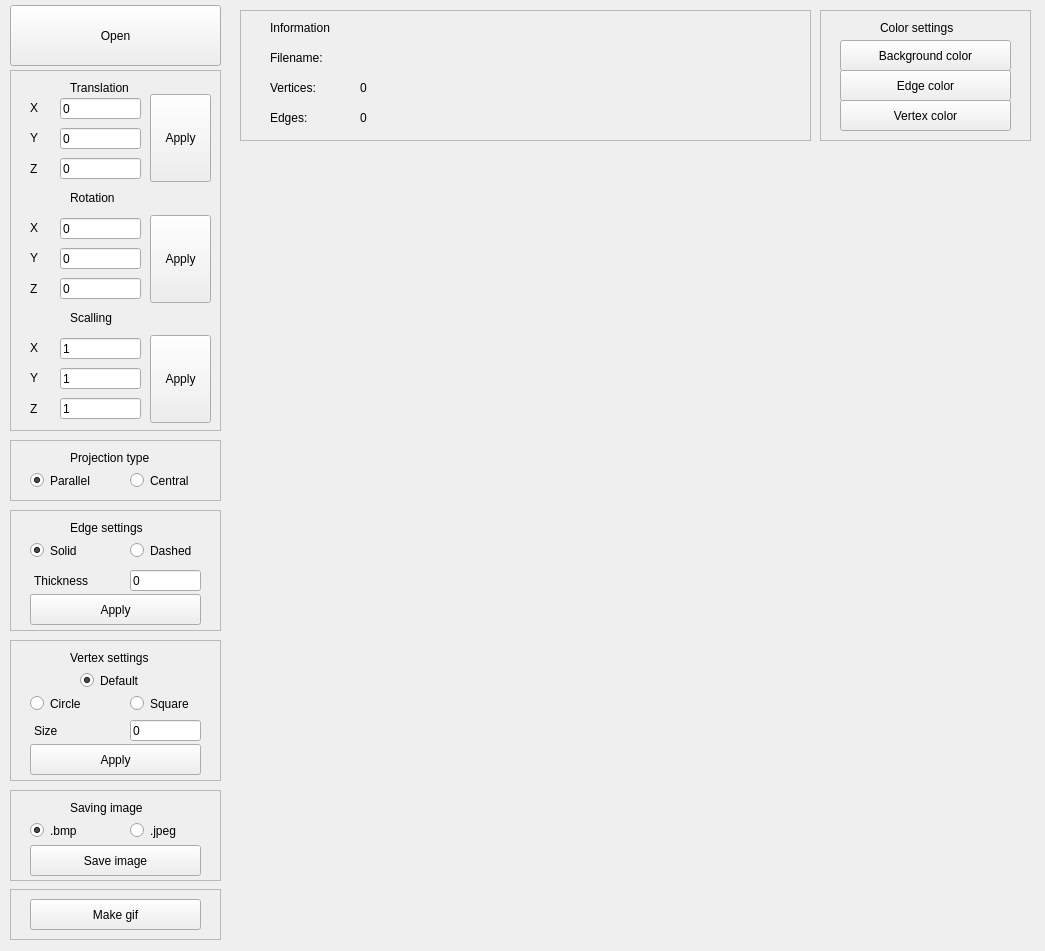
<?xml version="1.0" encoding="UTF-8"?>
<ui version="4.0">
 <class>MainWindow</class>
 <widget class="QMainWindow" name="MainWindow">
  <property name="geometry">
   <rect>
    <x>0</x>
    <y>0</y>
    <width>1045</width>
    <height>951</height>
   </rect>
  </property>
  <property name="minimumSize">
   <size>
    <width>1045</width>
    <height>951</height>
   </size>
  </property>
  <property name="maximumSize">
   <size>
    <width>1045</width>
    <height>951</height>
   </size>
  </property>
  <property name="windowTitle">
   <string>3D Viewer</string>
  </property>
  <property name="styleSheet">
   <string notr="true"/>
  </property>
  <widget class="QWidget" name="centralwidget">
   <widget class="QPushButton" name="open_button">
    <property name="geometry">
     <rect>
      <x>10</x>
      <y>5</y>
      <width>211</width>
      <height>61</height>
     </rect>
    </property>
    <property name="text">
     <string>Open</string>
    </property>
   </widget>
   <widget class="QFrame" name="changes">
    <property name="geometry">
     <rect>
      <x>10</x>
      <y>70</y>
      <width>211</width>
      <height>361</height>
     </rect>
    </property>
    <property name="styleSheet">
     <string notr="true"/>
    </property>
    <property name="frameShape">
     <enum>QFrame::StyledPanel</enum>
    </property>
    <property name="frameShadow">
     <enum>QFrame::Raised</enum>
    </property>
    <widget class="QLabel" name="translation_label">
     <property name="geometry">
      <rect>
       <x>60</x>
       <y>10</y>
       <width>81</width>
       <height>16</height>
      </rect>
     </property>
     <property name="text">
      <string>Translation</string>
     </property>
    </widget>
    <widget class="QLabel" name="rotation_label">
     <property name="geometry">
      <rect>
       <x>60</x>
       <y>120</y>
       <width>81</width>
       <height>16</height>
      </rect>
     </property>
     <property name="text">
      <string>Rotation</string>
     </property>
    </widget>
    <widget class="QLabel" name="scalling_label">
     <property name="geometry">
      <rect>
       <x>60</x>
       <y>240</y>
       <width>81</width>
       <height>16</height>
      </rect>
     </property>
     <property name="text">
      <string>Scalling</string>
     </property>
    </widget>
    <widget class="QLineEdit" name="scale_x_lineEdit">
     <property name="geometry">
      <rect>
       <x>50</x>
       <y>268</y>
       <width>81</width>
       <height>21</height>
      </rect>
     </property>
     <property name="text">
      <string>1</string>
     </property>
    </widget>
    <widget class="QLineEdit" name="scale_y_lineEdit">
     <property name="geometry">
      <rect>
       <x>50</x>
       <y>298</y>
       <width>81</width>
       <height>21</height>
      </rect>
     </property>
     <property name="text">
      <string>1</string>
     </property>
    </widget>
    <widget class="QLineEdit" name="scale_z_lineEdit">
     <property name="geometry">
      <rect>
       <x>50</x>
       <y>328</y>
       <width>81</width>
       <height>21</height>
      </rect>
     </property>
     <property name="text">
      <string>1</string>
     </property>
    </widget>
    <widget class="QPushButton" name="scale_pushButton">
     <property name="geometry">
      <rect>
       <x>140</x>
       <y>265</y>
       <width>61</width>
       <height>88</height>
      </rect>
     </property>
     <property name="text">
      <string>Apply</string>
     </property>
    </widget>
    <widget class="QLabel" name="scale_z_label">
     <property name="geometry">
      <rect>
       <x>20</x>
       <y>331</y>
       <width>16</width>
       <height>16</height>
      </rect>
     </property>
     <property name="text">
      <string>Z</string>
     </property>
    </widget>
    <widget class="QLabel" name="scale_y_label">
     <property name="geometry">
      <rect>
       <x>20</x>
       <y>300</y>
       <width>16</width>
       <height>16</height>
      </rect>
     </property>
     <property name="text">
      <string>Y</string>
     </property>
    </widget>
    <widget class="QLabel" name="scale_x_label">
     <property name="geometry">
      <rect>
       <x>20</x>
       <y>270</y>
       <width>16</width>
       <height>16</height>
      </rect>
     </property>
     <property name="text">
      <string>X</string>
     </property>
    </widget>
    <widget class="QLineEdit" name="rotate_x_lineEdit">
     <property name="geometry">
      <rect>
       <x>50</x>
       <y>148</y>
       <width>81</width>
       <height>21</height>
      </rect>
     </property>
     <property name="text">
      <string>0</string>
     </property>
    </widget>
    <widget class="QLineEdit" name="rotate_y_lineEdit">
     <property name="geometry">
      <rect>
       <x>50</x>
       <y>178</y>
       <width>81</width>
       <height>21</height>
      </rect>
     </property>
     <property name="text">
      <string>0</string>
     </property>
    </widget>
    <widget class="QLabel" name="rotate_y_label">
     <property name="geometry">
      <rect>
       <x>20</x>
       <y>180</y>
       <width>16</width>
       <height>16</height>
      </rect>
     </property>
     <property name="text">
      <string>Y</string>
     </property>
    </widget>
    <widget class="QLineEdit" name="rotate_z_lineEdit">
     <property name="geometry">
      <rect>
       <x>50</x>
       <y>208</y>
       <width>81</width>
       <height>21</height>
      </rect>
     </property>
     <property name="text">
      <string>0</string>
     </property>
    </widget>
    <widget class="QLabel" name="rotate_z_label">
     <property name="geometry">
      <rect>
       <x>20</x>
       <y>211</y>
       <width>16</width>
       <height>16</height>
      </rect>
     </property>
     <property name="text">
      <string>Z</string>
     </property>
    </widget>
    <widget class="QLabel" name="rotate_x_label">
     <property name="geometry">
      <rect>
       <x>20</x>
       <y>150</y>
       <width>16</width>
       <height>16</height>
      </rect>
     </property>
     <property name="text">
      <string>X</string>
     </property>
    </widget>
    <widget class="QLineEdit" name="translate_x_lineEdit">
     <property name="geometry">
      <rect>
       <x>50</x>
       <y>28</y>
       <width>81</width>
       <height>21</height>
      </rect>
     </property>
     <property name="text">
      <string>0</string>
     </property>
    </widget>
    <widget class="QLineEdit" name="translate_y_lineEdit">
     <property name="geometry">
      <rect>
       <x>50</x>
       <y>58</y>
       <width>81</width>
       <height>21</height>
      </rect>
     </property>
     <property name="text">
      <string>0</string>
     </property>
    </widget>
    <widget class="QLabel" name="translate_y_label">
     <property name="geometry">
      <rect>
       <x>20</x>
       <y>60</y>
       <width>16</width>
       <height>16</height>
      </rect>
     </property>
     <property name="text">
      <string>Y</string>
     </property>
    </widget>
    <widget class="QLineEdit" name="translate_z_lineEdit">
     <property name="geometry">
      <rect>
       <x>50</x>
       <y>88</y>
       <width>81</width>
       <height>21</height>
      </rect>
     </property>
     <property name="text">
      <string>0</string>
     </property>
    </widget>
    <widget class="QLabel" name="translate_z_label">
     <property name="geometry">
      <rect>
       <x>20</x>
       <y>91</y>
       <width>16</width>
       <height>16</height>
      </rect>
     </property>
     <property name="text">
      <string>Z</string>
     </property>
    </widget>
    <widget class="QLabel" name="translate_x_label">
     <property name="geometry">
      <rect>
       <x>20</x>
       <y>30</y>
       <width>16</width>
       <height>16</height>
      </rect>
     </property>
     <property name="text">
      <string>X</string>
     </property>
    </widget>
    <widget class="QPushButton" name="rotate_pushButton">
     <property name="geometry">
      <rect>
       <x>140</x>
       <y>145</y>
       <width>61</width>
       <height>88</height>
      </rect>
     </property>
     <property name="text">
      <string>Apply</string>
     </property>
    </widget>
    <widget class="QPushButton" name="translate_pushButton">
     <property name="geometry">
      <rect>
       <x>140</x>
       <y>24</y>
       <width>61</width>
       <height>88</height>
      </rect>
     </property>
     <property name="text">
      <string>Apply</string>
     </property>
    </widget>
   </widget>
   <widget class="QFrame" name="information">
    <property name="geometry">
     <rect>
      <x>240</x>
      <y>10</y>
      <width>571</width>
      <height>131</height>
     </rect>
    </property>
    <property name="styleSheet">
     <string notr="true"/>
    </property>
    <property name="frameShape">
     <enum>QFrame::StyledPanel</enum>
    </property>
    <property name="frameShadow">
     <enum>QFrame::Raised</enum>
    </property>
    <widget class="QLabel" name="filename_label">
     <property name="geometry">
      <rect>
       <x>30</x>
       <y>40</y>
       <width>71</width>
       <height>16</height>
      </rect>
     </property>
     <property name="text">
      <string>Filename:</string>
     </property>
    </widget>
    <widget class="QLabel" name="vertices_label">
     <property name="geometry">
      <rect>
       <x>30</x>
       <y>70</y>
       <width>71</width>
       <height>16</height>
      </rect>
     </property>
     <property name="text">
      <string>Vertices:</string>
     </property>
    </widget>
    <widget class="QLabel" name="edges_label">
     <property name="geometry">
      <rect>
       <x>30</x>
       <y>100</y>
       <width>71</width>
       <height>16</height>
      </rect>
     </property>
     <property name="text">
      <string>Edges:</string>
     </property>
    </widget>
    <widget class="QLabel" name="information_label">
     <property name="geometry">
      <rect>
       <x>30</x>
       <y>10</y>
       <width>81</width>
       <height>16</height>
      </rect>
     </property>
     <property name="text">
      <string>Information</string>
     </property>
    </widget>
    <widget class="QLabel" name="filename_label_2">
     <property name="geometry">
      <rect>
       <x>120</x>
       <y>40</y>
       <width>551</width>
       <height>16</height>
      </rect>
     </property>
     <property name="text">
      <string/>
     </property>
    </widget>
    <widget class="QLabel" name="vertices_label_2">
     <property name="geometry">
      <rect>
       <x>120</x>
       <y>70</y>
       <width>71</width>
       <height>16</height>
      </rect>
     </property>
     <property name="text">
      <string>0</string>
     </property>
    </widget>
    <widget class="QLabel" name="edges_label_2">
     <property name="geometry">
      <rect>
       <x>120</x>
       <y>100</y>
       <width>71</width>
       <height>16</height>
      </rect>
     </property>
     <property name="text">
      <string>0</string>
     </property>
    </widget>
   </widget>
   <widget class="MyOpenGLWidget" name="opengl" native="true">
    <property name="geometry">
     <rect>
      <x>240</x>
      <y>150</y>
      <width>791</width>
      <height>791</height>
     </rect>
    </property>
    <property name="minimumSize">
     <size>
      <width>791</width>
      <height>791</height>
     </size>
    </property>
    <property name="maximumSize">
     <size>
      <width>791</width>
      <height>791</height>
     </size>
    </property>
   </widget>
   <widget class="QFrame" name="projection">
    <property name="geometry">
     <rect>
      <x>10</x>
      <y>440</y>
      <width>211</width>
      <height>61</height>
     </rect>
    </property>
    <property name="frameShape">
     <enum>QFrame::StyledPanel</enum>
    </property>
    <property name="frameShadow">
     <enum>QFrame::Raised</enum>
    </property>
    <widget class="QLabel" name="projection_label">
     <property name="geometry">
      <rect>
       <x>60</x>
       <y>10</y>
       <width>101</width>
       <height>16</height>
      </rect>
     </property>
     <property name="text">
      <string>Projection type</string>
     </property>
    </widget>
    <widget class="QRadioButton" name="central_radio">
     <property name="geometry">
      <rect>
       <x>120</x>
       <y>30</y>
       <width>81</width>
       <height>21</height>
      </rect>
     </property>
     <property name="text">
      <string>Central</string>
     </property>
    </widget>
    <widget class="QRadioButton" name="parallel_radio">
     <property name="geometry">
      <rect>
       <x>20</x>
       <y>30</y>
       <width>81</width>
       <height>21</height>
      </rect>
     </property>
     <property name="text">
      <string>Parallel</string>
     </property>
     <property name="checked">
      <bool>true</bool>
     </property>
    </widget>
   </widget>
   <widget class="QFrame" name="edge">
    <property name="geometry">
     <rect>
      <x>10</x>
      <y>510</y>
      <width>211</width>
      <height>121</height>
     </rect>
    </property>
    <property name="frameShape">
     <enum>QFrame::StyledPanel</enum>
    </property>
    <property name="frameShadow">
     <enum>QFrame::Raised</enum>
    </property>
    <widget class="QLabel" name="edge_settings_label">
     <property name="geometry">
      <rect>
       <x>60</x>
       <y>10</y>
       <width>101</width>
       <height>16</height>
      </rect>
     </property>
     <property name="text">
      <string>Edge settings</string>
     </property>
    </widget>
    <widget class="QRadioButton" name="solid_radio">
     <property name="geometry">
      <rect>
       <x>20</x>
       <y>30</y>
       <width>71</width>
       <height>21</height>
      </rect>
     </property>
     <property name="text">
      <string>Solid</string>
     </property>
     <property name="checked">
      <bool>true</bool>
     </property>
    </widget>
    <widget class="QRadioButton" name="dashed_radio">
     <property name="geometry">
      <rect>
       <x>120</x>
       <y>30</y>
       <width>81</width>
       <height>21</height>
      </rect>
     </property>
     <property name="text">
      <string>Dashed</string>
     </property>
    </widget>
    <widget class="QLineEdit" name="thickness_lineEdit">
     <property name="geometry">
      <rect>
       <x>120</x>
       <y>60</y>
       <width>71</width>
       <height>21</height>
      </rect>
     </property>
     <property name="text">
      <string>0</string>
     </property>
    </widget>
    <widget class="QLabel" name="thickness_label">
     <property name="geometry">
      <rect>
       <x>24</x>
       <y>63</y>
       <width>81</width>
       <height>16</height>
      </rect>
     </property>
     <property name="text">
      <string>Thickness</string>
     </property>
    </widget>
    <widget class="QPushButton" name="edge_pushButton">
     <property name="geometry">
      <rect>
       <x>20</x>
       <y>84</y>
       <width>171</width>
       <height>31</height>
      </rect>
     </property>
     <property name="text">
      <string>Apply</string>
     </property>
    </widget>
   </widget>
   <widget class="QFrame" name="vertex">
    <property name="geometry">
     <rect>
      <x>10</x>
      <y>640</y>
      <width>211</width>
      <height>141</height>
     </rect>
    </property>
    <property name="frameShape">
     <enum>QFrame::StyledPanel</enum>
    </property>
    <property name="frameShadow">
     <enum>QFrame::Raised</enum>
    </property>
    <widget class="QLabel" name="vertex_settings_label">
     <property name="geometry">
      <rect>
       <x>60</x>
       <y>10</y>
       <width>101</width>
       <height>16</height>
      </rect>
     </property>
     <property name="text">
      <string>Vertex settings</string>
     </property>
    </widget>
    <widget class="QRadioButton" name="default_radio">
     <property name="geometry">
      <rect>
       <x>70</x>
       <y>30</y>
       <width>71</width>
       <height>21</height>
      </rect>
     </property>
     <property name="text">
      <string>Default</string>
     </property>
     <property name="checked">
      <bool>true</bool>
     </property>
    </widget>
    <widget class="QRadioButton" name="circle_radio">
     <property name="geometry">
      <rect>
       <x>20</x>
       <y>53</y>
       <width>81</width>
       <height>21</height>
      </rect>
     </property>
     <property name="text">
      <string>Circle</string>
     </property>
    </widget>
    <widget class="QRadioButton" name="square_radio">
     <property name="geometry">
      <rect>
       <x>120</x>
       <y>53</y>
       <width>81</width>
       <height>21</height>
      </rect>
     </property>
     <property name="text">
      <string>Square</string>
     </property>
    </widget>
    <widget class="QLabel" name="size_label">
     <property name="geometry">
      <rect>
       <x>24</x>
       <y>83</y>
       <width>81</width>
       <height>16</height>
      </rect>
     </property>
     <property name="text">
      <string>Size</string>
     </property>
    </widget>
    <widget class="QLineEdit" name="size_lineEdit">
     <property name="geometry">
      <rect>
       <x>120</x>
       <y>80</y>
       <width>71</width>
       <height>21</height>
      </rect>
     </property>
     <property name="text">
      <string>0</string>
     </property>
    </widget>
    <widget class="QPushButton" name="vertex_pushButton">
     <property name="geometry">
      <rect>
       <x>20</x>
       <y>104</y>
       <width>171</width>
       <height>31</height>
      </rect>
     </property>
     <property name="text">
      <string>Apply</string>
     </property>
    </widget>
   </widget>
   <widget class="QFrame" name="color">
    <property name="geometry">
     <rect>
      <x>820</x>
      <y>10</y>
      <width>211</width>
      <height>131</height>
     </rect>
    </property>
    <property name="frameShape">
     <enum>QFrame::StyledPanel</enum>
    </property>
    <property name="frameShadow">
     <enum>QFrame::Raised</enum>
    </property>
    <widget class="QLabel" name="color_settings_label">
     <property name="geometry">
      <rect>
       <x>60</x>
       <y>10</y>
       <width>101</width>
       <height>16</height>
      </rect>
     </property>
     <property name="text">
      <string>Color settings</string>
     </property>
    </widget>
    <widget class="QPushButton" name="background_color_pushButton">
     <property name="geometry">
      <rect>
       <x>20</x>
       <y>30</y>
       <width>171</width>
       <height>31</height>
      </rect>
     </property>
     <property name="text">
      <string>Background color</string>
     </property>
    </widget>
    <widget class="QPushButton" name="edge_color_pushButton">
     <property name="geometry">
      <rect>
       <x>20</x>
       <y>60</y>
       <width>171</width>
       <height>31</height>
      </rect>
     </property>
     <property name="text">
      <string>Edge color</string>
     </property>
    </widget>
    <widget class="QPushButton" name="vertex_color_pushButton">
     <property name="geometry">
      <rect>
       <x>20</x>
       <y>90</y>
       <width>171</width>
       <height>31</height>
      </rect>
     </property>
     <property name="text">
      <string>Vertex color</string>
     </property>
    </widget>
   </widget>
   <widget class="QFrame" name="save">
    <property name="geometry">
     <rect>
      <x>10</x>
      <y>790</y>
      <width>211</width>
      <height>91</height>
     </rect>
    </property>
    <property name="frameShape">
     <enum>QFrame::StyledPanel</enum>
    </property>
    <property name="frameShadow">
     <enum>QFrame::Raised</enum>
    </property>
    <widget class="QLabel" name="save_label">
     <property name="geometry">
      <rect>
       <x>60</x>
       <y>10</y>
       <width>101</width>
       <height>16</height>
      </rect>
     </property>
     <property name="text">
      <string>Saving image</string>
     </property>
    </widget>
    <widget class="QRadioButton" name="bmp_radio">
     <property name="geometry">
      <rect>
       <x>20</x>
       <y>30</y>
       <width>81</width>
       <height>21</height>
      </rect>
     </property>
     <property name="text">
      <string>.bmp</string>
     </property>
     <property name="checked">
      <bool>true</bool>
     </property>
    </widget>
    <widget class="QRadioButton" name="jpeg_radio">
     <property name="geometry">
      <rect>
       <x>120</x>
       <y>30</y>
       <width>81</width>
       <height>21</height>
      </rect>
     </property>
     <property name="text">
      <string>.jpeg</string>
     </property>
    </widget>
    <widget class="QPushButton" name="save_pushButton">
     <property name="geometry">
      <rect>
       <x>20</x>
       <y>55</y>
       <width>171</width>
       <height>31</height>
      </rect>
     </property>
     <property name="text">
      <string>Save image</string>
     </property>
    </widget>
   </widget>
   <widget class="QFrame" name="gif">
    <property name="geometry">
     <rect>
      <x>10</x>
      <y>889</y>
      <width>211</width>
      <height>51</height>
     </rect>
    </property>
    <property name="frameShape">
     <enum>QFrame::StyledPanel</enum>
    </property>
    <property name="frameShadow">
     <enum>QFrame::Raised</enum>
    </property>
    <widget class="QPushButton" name="gif_pushButton">
     <property name="geometry">
      <rect>
       <x>20</x>
       <y>10</y>
       <width>171</width>
       <height>31</height>
      </rect>
     </property>
     <property name="text">
      <string>Make gif</string>
     </property>
    </widget>
   </widget>
  </widget>
 </widget>
 <customwidgets>
  <customwidget>
   <class>MyOpenGLWidget</class>
   <extends>QWidget</extends>
   <header location="global">myopenglwidget.h</header>
   <container>1</container>
  </customwidget>
 </customwidgets>
 <resources/>
 <connections/>
</ui>
